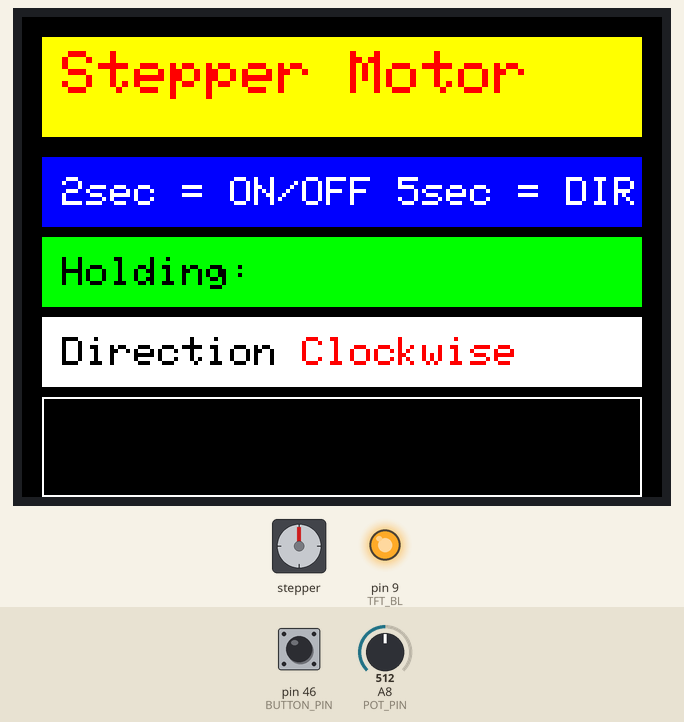
Simulated run of this sketch. Board: Arduino Mega 2560, built with avr-gcc and run on an emulated ATmega2560. On the bench: stepper motor, 320×240 colour display, output pins drawn as LEDs (lit = HIGH). Wiring (inferred from the names in the program): stepper motor driver (200 steps per turn assumed): step pin 12; direction pin 11; enable pin 10. Inputs (shaded band) come from the test bench; at power-on: pin 46 (BUTTON_PIN) LOW, A8 (POT_PIN) = 512. Pins used as bus, display or sensor lines are not drawn; what the sketch prints to the serial monitor is not drawn.

Above: at 1.5 s.
1.6 s: pin 46 (BUTTON_PIN) pulled HIGH for 3.2 s
At 5.7 s:
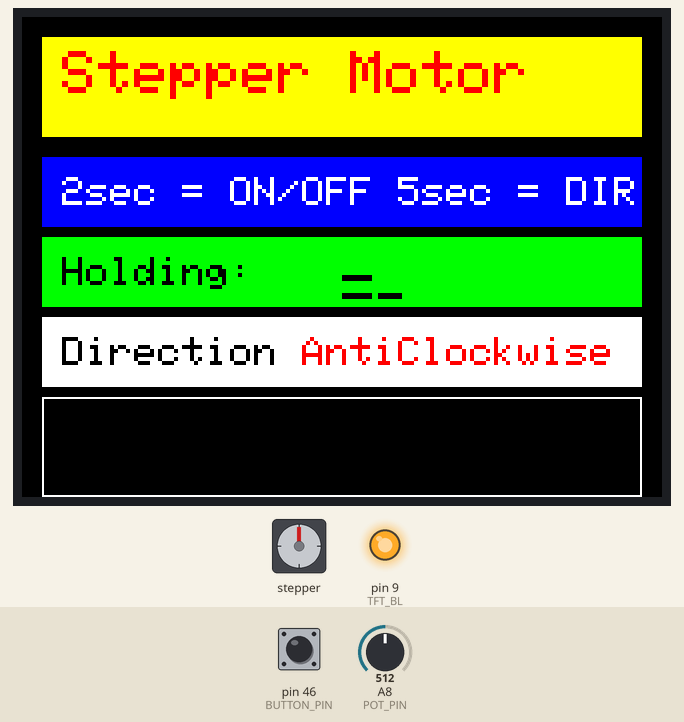
6.3 s: pin 46 (BUTTON_PIN) pulled HIGH for 0.15 s
At 6.95 s:
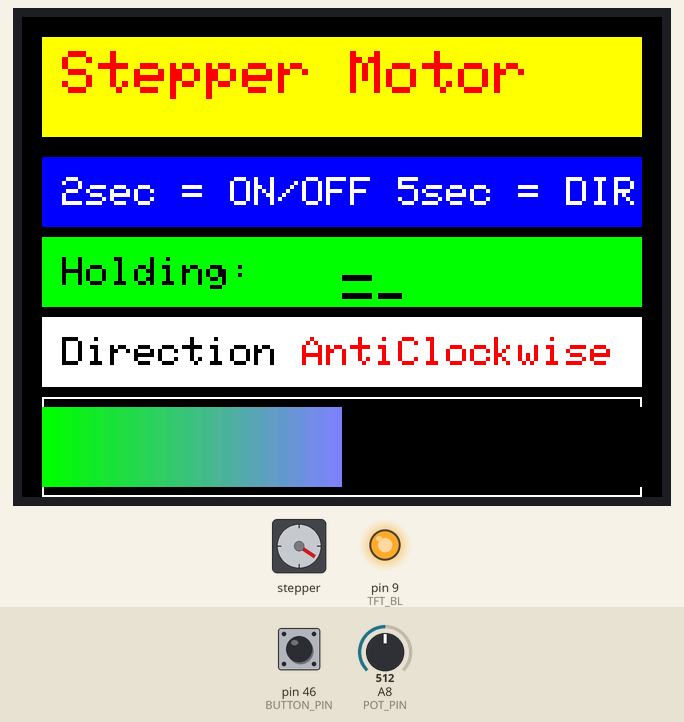
7.0 s: A8 (POT_PIN) set to 133
At 7.61 s:
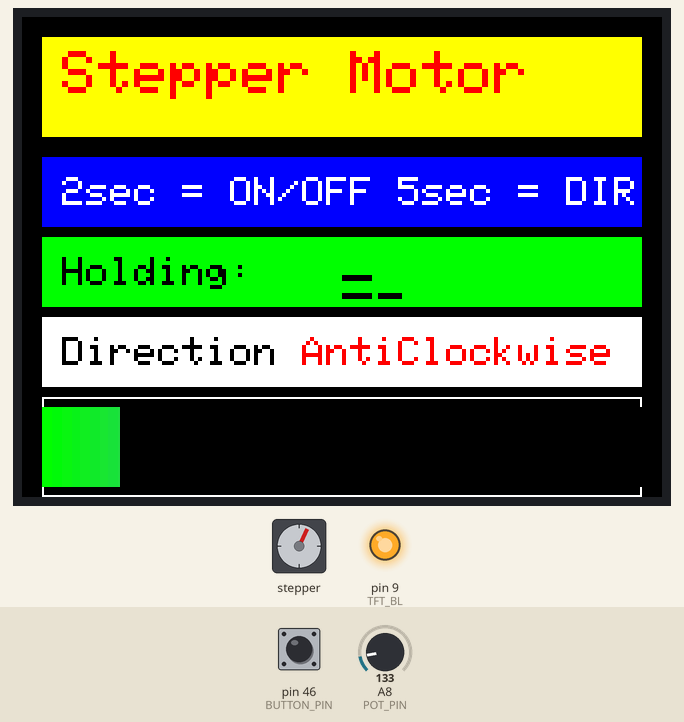
9.6 s: A8 (POT_PIN) set to 112
At 10.0 s:
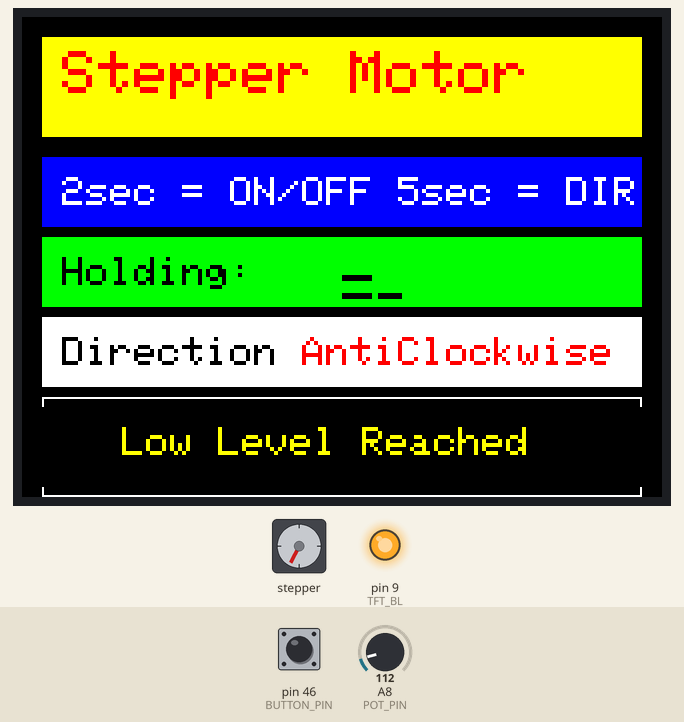
11.7 s: A8 (POT_PIN) set to 948
At 12.21 s:
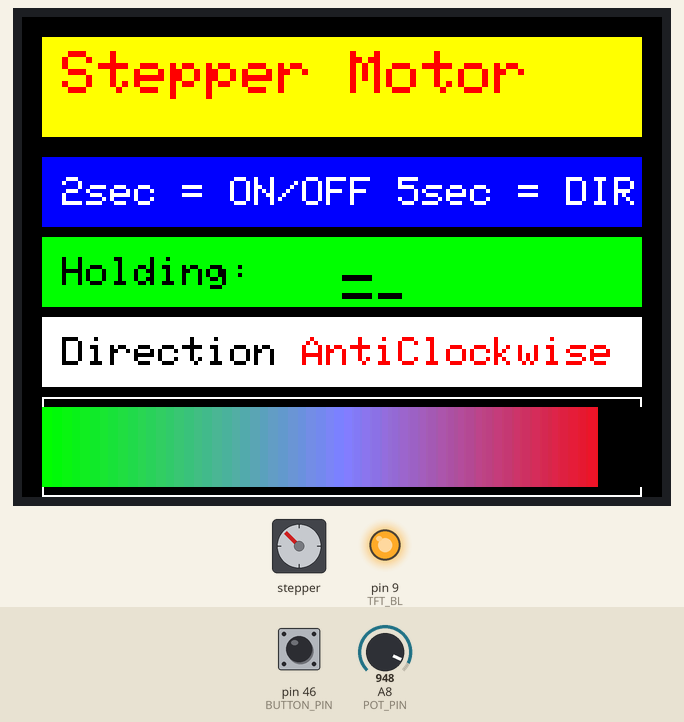
14.5 s: A8 (POT_PIN) set to 978
At 14.99 s:
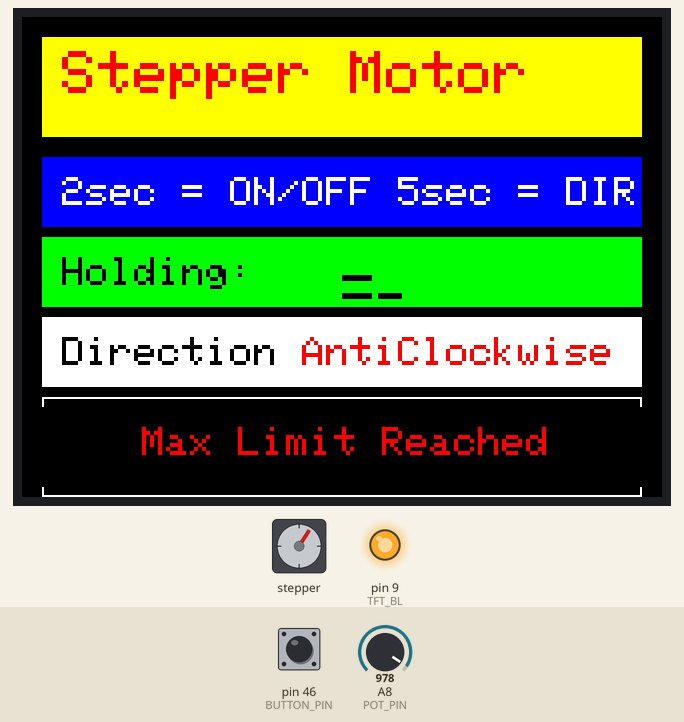
Timing chart, 0 to 17.7 s (numbered marks = the images above; inputs shaded):
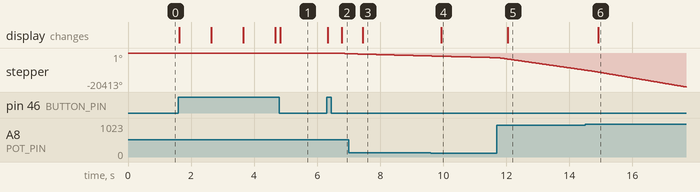

Measured:
- the behaviour switches between 125 and 124 on A8 (POT_PIN) (found by bisection; images 3 and 4)
- the behaviour switches between 966 and 967 on A8 (POT_PIN) (found by bisection; images 5 and 6)
- after the input at 1.6 s, the display: first changes at once (image 1 shows a later state)
- after the input at 6.3 s, stepper: turns 399° counter-clockwise in 0.47 s, starting after 0.22 s; the display: first changes at once (image 2 shows a later state)
- after the input at 7.0 s, the display: changes after 0.45 s (image 3)
- after the input at 9.6 s, the display: changes after 0.33 s (image 4)
- after the input at 11.7 s, the display: changes after 0.35 s (image 5)
- after the input at 14.5 s, the display: changes after 0.42 s (image 6)

The sketch:

Stepper_Driver_POT_TFT.ino
```cpp
#include <Adafruit_GFX.h>
#include <Adafruit_ST7789.h>
#include <Wire.h>
#include <SPI.h>
#include <TimerOne.h>

#define TFT_CS 53
#define TFT_RST 8
#define TFT_DC 7
#define TFT_BL 9

#define STEP_PIN 12
#define DIR_PIN 11
#define EN_PIN 10
#define POT_PIN A8
#define BUTTON_PIN 46

Adafruit_ST7789 tft = Adafruit_ST7789(TFT_CS, TFT_DC, TFT_RST);

volatile bool stepState = false;
bool motorRunning = false;
bool directionClockwise = true;

bool buttonPressed = false;
unsigned long pressStartTime = 0;
int holdSeconds = 0;
int lastReportedHold = -1;

int lastSpeed = -1;
bool lastMotorState = false;
String lastDirection = "";

void setup() {
  Serial.begin(9600);
  pinMode(STEP_PIN, OUTPUT);
  pinMode(DIR_PIN, OUTPUT);
  pinMode(EN_PIN, OUTPUT);
  pinMode(BUTTON_PIN, INPUT);
  digitalWrite(EN_PIN, HIGH);
  digitalWrite(DIR_PIN, directionClockwise ? HIGH : LOW);
  pinMode(TFT_BL, OUTPUT);
  digitalWrite(TFT_BL, HIGH);
  tft.init(240, 320);
  tft.setRotation(1);
  tft.fillScreen(ST77XX_BLACK);
  drawStaticLayout();
  Timer1.initialize(1000);
  Timer1.attachInterrupt(stepperISR);
}

void loop() {
  handleButton();
  updateStepperSpeed();
  updateTFT();
  delay(50);
}

void stepperISR() {
  if (motorRunning) {
    digitalWrite(STEP_PIN, stepState);
    stepState = !stepState;
  } else {
    digitalWrite(STEP_PIN, LOW);
  }
}

void updateStepperSpeed() {
  int potVal = analogRead(POT_PIN);
  int speed = map(potVal, 0, 1023, 2000, 200);
  Timer1.setPeriod(speed);
}
void handleButton() {
  static bool longPressActionDone = false;
  bool state = digitalRead(BUTTON_PIN);

  if (state == HIGH && !buttonPressed) {
    buttonPressed = true;
    pressStartTime = millis();
    holdSeconds = 0;
    lastReportedHold = -1;
    longPressActionDone = false;
  }

  if (buttonPressed && state == HIGH) {
    unsigned long duration = millis() - pressStartTime;
    int currentHold = duration / 1000;

    if (currentHold != lastReportedHold) {
      lastReportedHold = currentHold;
    }


    if (currentHold >= 2 && !longPressActionDone) {
      directionClockwise = !directionClockwise;
      digitalWrite(DIR_PIN, directionClockwise ? HIGH : LOW);
      Serial.println("Direction toggled");
      longPressActionDone = true;
    }
  }

  if (buttonPressed && state == LOW) {
    unsigned long duration = millis() - pressStartTime;


    if (duration >= 100 && !longPressActionDone) {
      motorRunning = !motorRunning;
      digitalWrite(EN_PIN, motorRunning ? LOW : HIGH);
      Serial.println("Motor toggled");
    }

    buttonPressed = false;
    holdSeconds = 0;
    lastReportedHold = -1;
  }
}


void drawStaticLayout() {
  tft.fillScreen(ST77XX_BLACK);
  tft.fillRect(10, 10, 300, 50, ST77XX_YELLOW);
  tft.setCursor(20, 17);
  tft.setTextColor(ST77XX_RED);
  tft.setTextSize(3);
  tft.print("Stepper Motor");
  tft.fillRect(10, 70, 300, 35, ST77XX_BLUE);
  tft.setCursor(20, 80);
  tft.setTextColor(ST77XX_WHITE);
  tft.setTextSize(2);
  tft.print("2sec = ON/OFF 5sec = DIR");
  tft.fillRect(10, 110, 300, 35, ST77XX_GREEN);
  tft.setCursor(20, 120);
  tft.setTextColor(ST77XX_BLACK);
  tft.setTextSize(2);
  tft.print("Holding:");
  tft.fillRect(10, 150, 300, 35, ST77XX_WHITE);
  tft.setCursor(20, 160);
  tft.setTextColor(ST77XX_BLACK);
  tft.setTextSize(2);
  tft.print("Direction:");
  tft.drawRect(10, 190, 300, 50, ST77XX_WHITE);
}

void updateTFT() {
  static int lastSpeed = -1;
  static bool lastRunning = false;
  static int lastHold = -1;
  static String lastDir = "";
  static String lastStatus = "";

  if (lastHold != lastReportedHold) {
    tft.fillRect(150, 118, 140, 20, ST77XX_GREEN);
    tft.setCursor(160, 120);
    tft.setTextColor(ST77XX_BLACK);
    tft.setTextSize(3);
    if (buttonPressed) {
      tft.print(lastReportedHold);
      tft.print("s   ");
    } else {
      tft.print("-     ");
    }
    lastHold = lastReportedHold;
  }

  String dir = directionClockwise ? "Clockwise" : "AntiClockwise";
  if (dir != lastDir) {
    tft.fillRect(130, 155, 170, 25, ST77XX_WHITE);
    tft.setCursor(140, 160);
    tft.setTextColor(ST77XX_RED);
    tft.setTextSize(2);
    tft.print(dir);
    lastDir = dir;
  }

  int barWidth = 300;
  int barHeight = 40;
  int barX = 10;
  int barY = 195;
  int potValue = analogRead(POT_PIN);
  int mappedSpeed = map(potValue, 0, 1023, 0, 255);

  if (motorRunning) {
    if (mappedSpeed > 240 && lastStatus != "max") {
      tft.fillRect(barX, barY, barWidth, barHeight, ST77XX_BLACK);
      tft.setCursor(60, 205);
      tft.setTextColor(ST77XX_RED);
      tft.setTextSize(2);
      tft.print("Max Limit Reached");
      lastStatus = "max";
    } else if (mappedSpeed <= 30 && lastStatus != "low") {
      tft.fillRect(barX, barY, barWidth, barHeight, ST77XX_BLACK);
      tft.setCursor(50, 205);
      tft.setTextColor(ST77XX_YELLOW);
      tft.setTextSize(2);
      tft.print("Low Level Reached");
      lastStatus = "low";
    } else if (mappedSpeed > 30 && mappedSpeed <= 240) {
      int fillW = map(potValue, 0, 1023, 0, barWidth);

      for (int x = 0; x < barWidth; x++) {
        float ratio = (float)x / barWidth;
        uint8_t r = ratio * 255;
        uint8_t g = 255 - r;
        uint8_t b = (1 - abs(0.5 - ratio) * 2) * 255;
        uint16_t color = tft.color565(r, g, b);
        for (int y = 0; y < barHeight; y++) {
          if (x < fillW)
            tft.drawPixel(barX + x, barY + y, color);
          else
            tft.drawPixel(barX + x, barY + y, ST77XX_BLACK);
        }
      }
      lastStatus = "normal";
    }
  } else if (lastRunning != motorRunning) {
    tft.fillRect(10, 190, 300, 50, ST77XX_BLACK);
    tft.setCursor(90, 200);
    tft.setTextColor(ST77XX_RED);
    tft.setTextSize(2);
    tft.print("MOTOR OFF");
    lastStatus = "off";
  }

  lastRunning = motorRunning;
}
```
